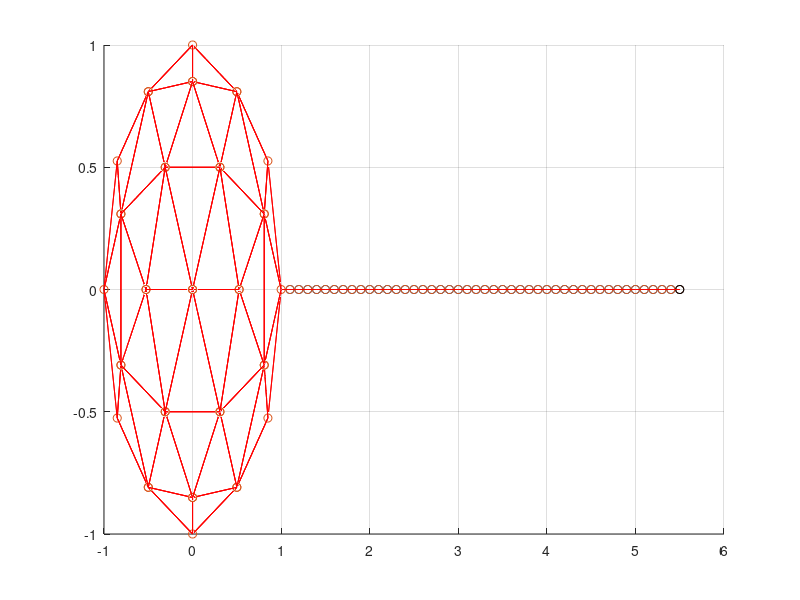

Write MATLAB code to recreate this figure. (Note: this script raises an error after producing the figure.)
clc, clear

load('d2.mat');
conn = conn';
Np = 45;
l = 0.1;

conn2 = cell(size(conn, 1)+Np, 1);

for k = 1:size(conn, 1)
    
    c = conn(k, :);
    
    if c(end) == -1
        c = c(1:end-1);
    end
    
    conn2{k} = c;
    
end

x = (0:(Np-1))*l + 1+l;
y = zeros(1, Np);
z = zeros(1, Np);

R = [vert, [x; y; z]];


% Ball to chain:
conn2{size(vert, 2)} = [conn2{size(vert, 2)}, size(vert, 2)+1];

for k = (size(vert, 2)+1):(size(vert, 2)+Np-1)
    
    conn2{k} = [conn2{k}, k-1, k+1];
    
end

conn2{end} = [conn2{end}, size(conn2, 1)-1];



conn = conn2;

max_length = 0;
N = size(conn, 1);

for k = 1:N
    conn{k} = unique(conn{k});
    if length(conn{k}) > max_length
        max_length = length(conn{k});
    end
end

rc = zeros(N, max_length+1);

for k = 1:N
    
    rc(k, 1:(length(conn{k})+1)) = [length(conn{k}), conn{k}];
end

figure(1); clf; hold on; grid on;
scatter3(x, y, z);
scatter3(R(1, :), R(2, :), R(3, :));
scatter3(R(1, end), R(2, end), R(3, end), 'k');

for k = 1:N
    p = R(:, k);
    
    for a = 1:rc(k, 1)
        p0 = R(:, rc(k, a+1));
        plot3([p(1), p0(1)], ...
              [p(2), p0(2)], ...
              [p(3), p0(3)], 'r');
        
    end
    
end

fname_conn = ['conn_ball_chain', '.txt'];
fname_pos = ['pos_ball_chain', '.txt'];
create_connectivity_file(fname_conn, N, rc);
create_position_file(fname_pos, N, R);
